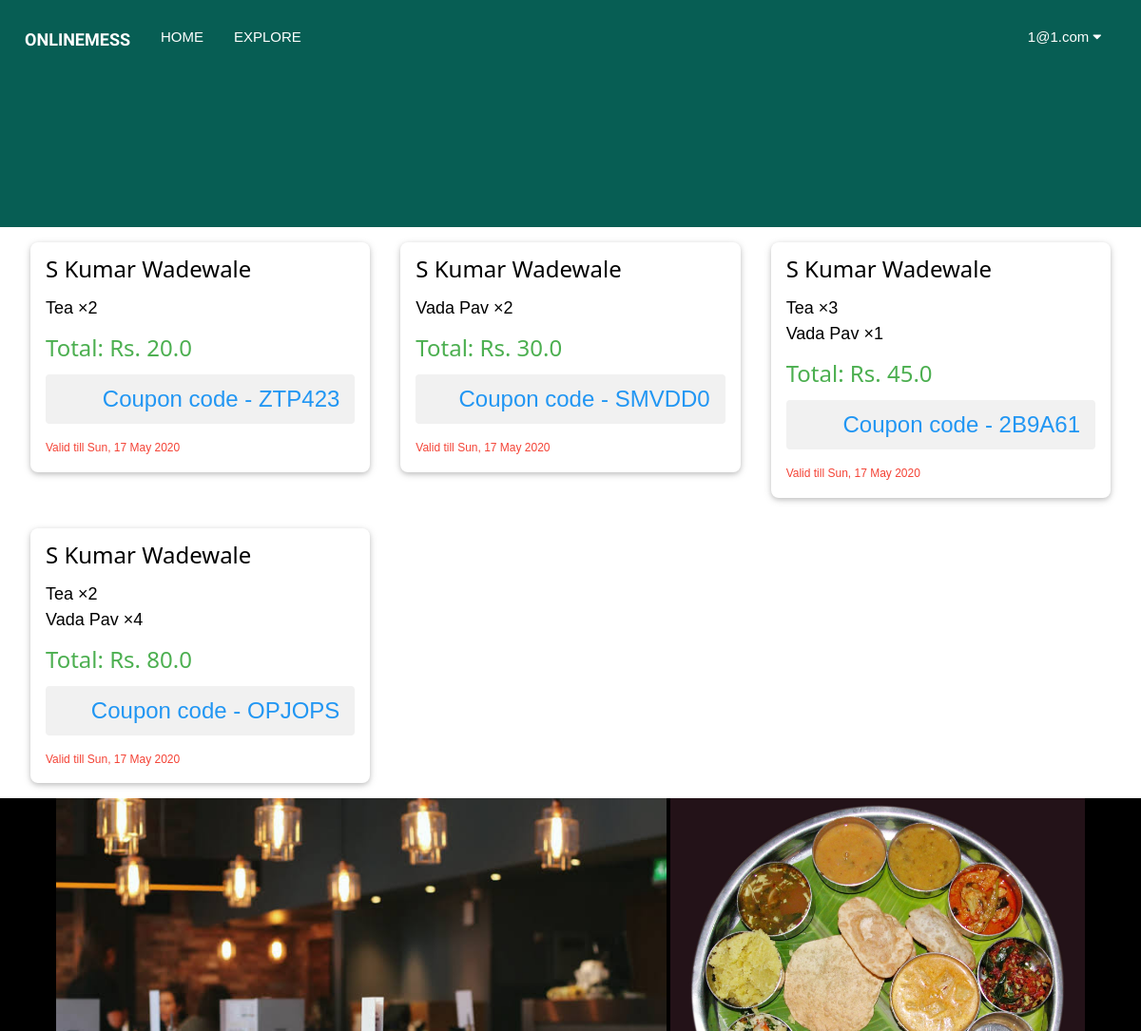
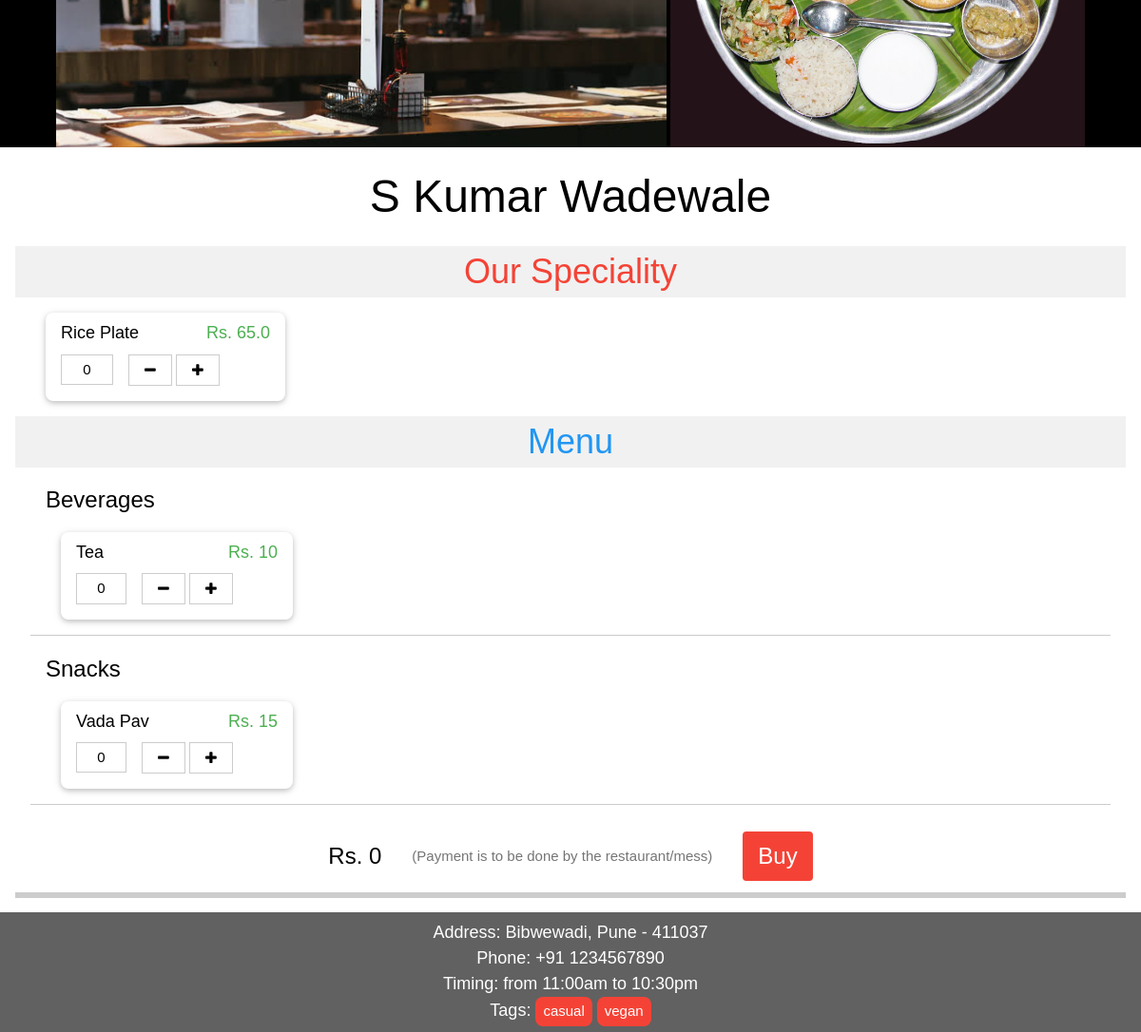
Screenshot of /restaurant/1 (signed in) with the database file from the repository (2 pictures, top to bottom).
### main.py (models this page shows)
class UsersDB(db.Model):
	id = db.Column(db.Integer, primary_key=True)
	first_name = db.Column(db.String(20), nullable=False)
	last_name = db.Column(db.String(20), nullable=False)
	password = db.Column(db.String(128), unique=True)
	email = db.Column(db.String(80))
	account_type = db.Column(db.String(80))
	verified = db.Column(db.Boolean)
	restaurant = db.Column(db.Integer)
	subscriptions = db.Column(db.String(300))

class BillsDB(db.Model):
	id = db.Column(db.Integer, primary_key=True, unique=True)
	creator = db.Column(db.Integer, nullable=False)
	subscriber = db.Column(db.Integer, nullable=False)
	total_price = db.Column(db.Float, nullable=False)
	timestamp = db.Column(db.String, nullable=False)
	active = db.Column(db.Boolean, nullable=False)
	coupon = db.Column(db.String, nullable=False)

class RestaurantsDB(db.Model):
	id = db.Column(db.Integer, primary_key=True, unique=True)
	name = db.Column(db.String(80))
	menu = db.Column(db.String(80))
	rating = db.Column(db.Integer)
	address = db.Column(db.String(80))
	phone = db.Column(db.String(20))
	opening_timing = db.Column(db.String(80))
	closing_timing = db.Column(db.String(80))
	tags = db.Column(db.String(80))
	owner = db.Column(db.Integer)
	images = db.relationship('ImagesDB', backref='parent_rest')
	monthly_items = db.Column(db.String(300))
	vegetarian = db.Column(db.Boolean)
	average_cost = db.Column(db.Float)
	orders = db.Column(db.String)
	main_menu_name = db.Column(db.String)
	main_menu_price = db.Column(db.Float)

class OrdersDB(db.Model):
	id = db.Column(db.Integer, primary_key=True, unique=True)
	bill_id = db.Column(db.Integer, nullable=False)
	item = db.Column(db.String, nullable=False)
	quantity = db.Column(db.Integer, nullable=False)
	price = db.Column(db.Float, nullable=False)

class ImagesDB(db.Model):
	id = db.Column(db.Integer, primary_key=True, unique=True)
	image_name = db.Column(db.String(40))
	parent_id = db.Column(db.Integer, db.ForeignKey("restaurantsDB.id"))

### main.py (the view, shortened to what this page needs)
@app.route("/restaurant/<restaurant_id>", methods=["POST", "GET"])
def restaurant(restaurant_id):
	if "user" in session:
		loggedIn = [session["username"], session["account_type"], session["user"]]
		currentUser = UsersDB.query.filter_by(email=session["user"]).first()
		if currentUser:
			subscribed_list = []
			currentBills = BillsDB.query.filter_by(subscriber=currentUser.id, creator=restaurant_id, active=0b1).all()
			if currentBills:
				updated_subscriptions = currentBills
				for bill in currentBills:
					if bill:
						end_date = datetime.strptime(bill.timestamp, '%Y-%m-%d %H:%M:%S.%f') +timedelta(days=1)
						restaurant = RestaurantsDB.query.filter_by(id=restaurant_id).first()
						if restaurant:
							bill_orders = OrdersDB.query.filter_by(bill_id=bill.id).all()
							items = []
							for order in bill_orders:
								items.append([order.item, order.quantity, order.price])
							subscribed_list.append([restaurant, items, bill.total_price, end_date.strftime("%a, %d %b %Y"), bill.coupon])
	else:
		loggedIn = None
		subscribed_list = None
	currentRest = RestaurantsDB.query.filter_by(id=restaurant_id).first()
	if currentRest:
		menu = []
		for index, item in enumerate(currentRest.menu.split("| "), 0):
			menu.append(item.split("~")+[index])
		categorized_menu = {}
		for item in menu:
			if item[-2] not in categorized_menu:
				categorized_menu[item[-2]] = []
			categorized_menu[item[-2]].append(item)
		if currentRest.main_menu_name and currentRest.main_menu_price:
			categorized_menu["Our Speciality"] = [[currentRest.main_menu_name, currentRest.main_menu_price, "Our Speciality", 11]]
		return render_template("restaurant.html", restaurant=currentRest, logged_in=loggedIn, categorized_menu=categorized_menu, subscribed_list=subscribed_list)
	else:
		return render_template("search.html", logged_in=loggedIn)

### templates/restaurant.html (shortened to what this page needs)
{% extends "base.html" %}
{% block css %}
	<link rel="stylesheet" type="text/css" href= "{{ url_for('static',filename='style/restaurant.css') }}">
{% endblock %}
{% block content %}
	{% if subscribed_list %}
		<div class="w3-container">
		{% for restaurant in subscribed_list %}
		<div class="w3-third">
			<div class="w3-card w3-round-large w3-margin w3-hover-shadow">
				<div class="w3-container">
					<h3 class="w3-xlarge">{{restaurant[0].name}}
					</h3>
					{% for order in restaurant[1] %}
						<div class="w3-text-black w3-large">
							{{order[0]}} &times;{{order[1]}}
						</div>
					{% endfor %}
					<h3 class="w3-text-green">Total: Rs. {{restaurant[2]}}</h3>
				</div>
				<footer class="w3-container">
					<div class="w3-text-blue w3-light-grey w3-round w3-padding w3-right-align w3-xlarge">Coupon code - {{restaurant[4]}}</div>
					<div class="w3-text-red w3-small w3-margin-top w3-margin-bottom">Valid till {{ restaurant[3] }}</div>
				</footer>
			</div>
		</div>
		{% endfor %}
		</div>
	{% endif %}
	{% if restaurant.images != [] %}
		<div id="carousel" class="w3-center w3-black">
			{% for img in restaurant.images %}
				<div class="image_tile">
					<img src="{{ url_for('send_image', filename=img.image_name) }}" alt="Image not found" height="400px" onclick="showImage(this)"/>
				</div>
			{% endfor %}
		</div>
	{% endif %}
	<div class="w3-center w3-xxxlarge w3-margin">{{ restaurant.name }}</div>
	<div class="w3-container">
		<form method="post" id='order_form'>
		{% if categorized_menu["Our Speciality"] %}
			<div class="w3-xxlarge w3-light-grey w3-text-red w3-center">Our Speciality</div>
			<div class="w3-container">
				{% for item in categorized_menu["Our Speciality"] %}
					{% if item[0] and item[1] %}
					<div class="w3-quarter">
						<div class="w3-card w3-round-large w3-margin w3-hover-shadow">
							<div class="w3-container w3-padding">
								<div class="w3-large w3-twothird">{{ item[0] }}</div>
								<div class="w3-text-green w3-right w3-large w3-rest">Rs. {{ item[1]}}</div>
							</div>
							<footer class="w3-container">
								<div class="w3-button w3-border w3-content w3-margin-bottom" onclick="
									var current_count = parseInt(this.parentElement.children[1].value);
									var current_price = parseInt(document.getElementById('text_total_price').value);
									var item_price = parseInt('{{item[1]|int}}');
									if (current_count >= 1)
									{
										this.parentElement.children[1].value = current_count - 1;
										document.getElementById('text_total_price').value = current_price - item_price;
										document.getElementById('label_total_price').textContent = 'Rs. ' + (current_price-item_price);
									} ">
									<i class="fa fa-minus"></i>
								</div>
									<input type="text" id="item_count" class="w3-padding-small w3-quarter w3-border w3-center w3-input w3-margin-right w3-margin-bottom" value="0" name="text_count_{{item[-1]}}"readonly/>
								<div class="w3-button w3-border w3-content w3-margin-bottom" onclick="
									var current_count = parseInt(this.parentElement.children[1].value);
									var current_price = parseInt(document.getElementById('text_total_price').value);
									var item_price = parseInt('{{item[1]|int}}');
									if (current_count <= 9)
									{
										this.parentElement.children[1].value = current_count + 1;
										document.getElementById('text_total_price').value = current_price + item_price;
										document.getElementById('label_total_price').textContent = 'Rs. ' + (current_price+item_price);
									} ">
									<i class="fa fa-plus"></i>
								</div>
							</footer>
						</div>
					</div>
					{% endif %}
				{% endfor %}
				{% set _ =categorized_menu.pop("Our Speciality", None) %}
			</div>
		{% endif %}
		<div class="w3-center w3-xxlarge w3-text-blue w3-light-grey">Menu</div>
		{% for category, menu in categorized_menu.items() %}
			<div class="w3-container w3-border-bottom w3-margin">
				<div class="w3-xlarge">{{category}}</div>
				{% for item in menu %}
					{% if item[0] and item[1] %}
					<div class="w3-quarter">
						<div class="w3-card w3-round-large w3-margin w3-hover-shadow">
							<div class="w3-container w3-padding">
								<div class="w3-large w3-twothird">{{ item[0] }}</div>
								<div class="w3-text-green w3-right w3-large w3-rest">Rs. {{ item[1]}}</div>
							</div>
							<footer class="w3-container">
								<div class="w3-button w3-border w3-content w3-margin-bottom" onclick="
									var current_count = parseInt(this.parentElement.children[1].value);
									var current_price = parseInt(document.getElementById('text_total_price').value);
									var item_price = parseInt('{{item[1]|int}}');
									if (current_count >= 1)
									{
										this.parentElement.children[1].value = current_count - 1;
										document.getElementById('text_total_price').value = current_price - item_price;
										document.getElementById('label_total_price').textContent = 'Rs. ' + (current_price-item_price);
									} ">
									<i class="fa fa-minus"></i>
								</div>
									<input type="text" id="item_count" class="w3-padding-small w3-quarter w3-border w3-center w3-input w3-margin-right w3-margin-bottom" value="0" name="text_count_{{item[-1]}}"readonly/>
								<div class="w3-button w3-border w3-content w3-margin-bottom" onclick="
									var current_count = parseInt(this.parentElement.children[1].value);
									var current_price = parseInt(document.getElementById('text_total_price').value);
									var item_price = parseInt('{{item[1]|int}}');
									if (current_count <= 9)
									{
										this.parentElement.children[1].value = current_count + 1;
										document.getElementById('text_total_price').value = current_price + item_price;
										document.getElementById('label_total_price').textContent = 'Rs. ' + (current_price+item_price);
									} ">
									<i class="fa fa-plus"></i>
								</div>
							</footer>
						</div>
					</div>
					{% endif %}
				{% endfor %}
			</div>
		{% endfor %}
		<div class="w3-container w3-padding-large w3-bottombar" style="text-align: center; display: flex; align-items: center; justify-content: center;">
			<label id="label_total_price" class="w3-xlarge w3-margin-right">Rs. 0</label>
			<div class=" w3-container w3-text-grey">(Payment is to be done by the restaurant/mess)</div>
			<input type="button" name="button_order" value="Buy" class="w3-button w3-xlarge w3-hover-green w3-red w3-round w3-large w3-margin-left"
			onclick="
			var total_price = parseInt(document.getElementById('text_total_price').value);
			if (total_price > 0)
			{
				document.getElementById('order_form').submit();
			}" />
		</div>
		</form>
	</div>
		<div class="w3-large w3-center w3-dark-grey w3-padding">
			Address: {{restaurant.address}}<br/>
			Phone: {{restaurant.phone}}<br/>
			Timing: from {{restaurant.opening_timing}} to {{restaurant.closing_timing}}<br/>
			Tags: {% for tag in restaurant.tags.split(", ") %}
					<a href="/search?text_query_name={{tag}}" class=" w3-button w3-red w3-round-large w3-padding-small w3-medium">{{tag}}</a>
				{% endfor %}
{% endblock %}

### templates/base.html (shortened to what this page needs)
<html>
<head>
	<link rel="stylesheet" href="{{ url_for('static', filename='style/base.css') }}">
	<link rel="stylesheet" href="{{ url_for('static', filename='style/w3css.css')}}">
    <link rel="stylesheet" href="https://cdnjs.cloudflare.com/ajax/libs/font-awesome/4.7.0/css/font-awesome.min.css">
	{% block css %}{% endblock %}
</head>
<body>
<div class="w3-bar navbar
	{% if request.path == '/home' %}
		w3-white
	{% else %}
		w3-acp-dark-green
	{% endif %}
	"style="height: 11vh;display:block;justify-content:space-between;overflow: hidden;align-items: center;text-transform: uppercase;padding: 20px 10px !important;">
	<p class="w3-bar-item w3-large" style="margin: 0">
		<b style="font-family: 'Balsamiq Sans', serif;">OnlineMess</b>
	</p>
	<a href="/home" class="w3-bar-item w3-button w3-hide-small">Home</a>
	<a href="/search?text_query_name=" class="w3-bar-item w3-button w3-hide-small">Explore</a>
	{% if logged_in %}
		<div class="w3-dropdown-click w3-right w3-margin-right w3-hide-small">
			<button class="w3-button" onclick="displayUserSettings()">
				{{ logged_in[0] }} <i class="fa fa-caret-down"></i>
			</button>
		</div>
	{% else %}
		<button class="w3-bar-item w3-button w3-right w3-hover-blue w3-hide-small" onclick="open_modal('signup_modal')">Register</button>
		<button class="w3-bar-item w3-button w3-right w3-hover-acp-mid-green w3-hide-small" onclick="open_modal('login_modal')">Login</button>
	{% endif %}
</div>
<main>
	{% block content %}{% endblock %}
</main>
</body>
</html>

### rows the page displays
UsersDB: email "1@1.com"
BillsDB: name "S Kumar Wadewale", total_price "20.0", coupon "ZTP423", total_price "Sun, 17 May 2020"
OrdersDB: item "Tea", quantity "2"
BillsDB: name "S Kumar Wadewale", total_price "30.0", coupon "SMVDD0", restaurant "Sun, 17 May 2020"
OrdersDB: item "Vada Pav", bill "2"
BillsDB: name "S Kumar Wadewale", total_price "45.0", coupon "2B9A61", restaurant "Sun, 17 May 2020"
OrdersDB: item "Tea", bill "3"
OrdersDB: item "Vada Pav", quantity "1"
BillsDB: name "S Kumar Wadewale", total_price "80.0", coupon "OPJOPS", restaurant "Sun, 17 May 2020"
OrdersDB: item "Tea", quantity "2"
OrdersDB: item "Vada Pav", bill "4"
ImagesDB: image_name (picture)
ImagesDB: image_name (picture)
RestaurantsDB: name "S Kumar Wadewale", main_menu_name "Rice Plate", main_menu_price "65.0", address "Bibwewadi, Pune - 411037", phone "+91 1234567890", opening_timing "11:00am", closing_timing "10:30pm"

### other values shown
{{ category }} "Beverages" "Snacks"
{{ item[0] }} "Tea" "Vada Pav"
{{ item[1] }} "10" "15"
{{ tag }} "casual" "vegan"
